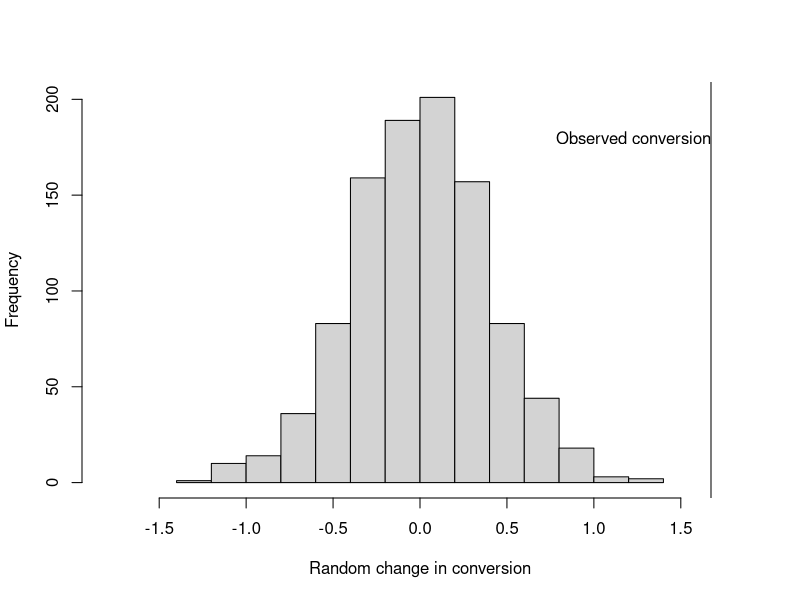

Recreate this plot in R.
## ---- chunk 1

perm_fun <- function(x, n1, n2) {
  n <- n1 + n2
  idx_b <- sample(1:n, n1)
  idx_a <- setdiff(1:n, idx_b)
  mean_diff <- mean(x[idx_b]) - mean(x[idx_a]) 
  return(mean_diff)
}


obs_pct_diff<-100*(6645/23175-7339/27182)
conversion<-c(rep(0, 36373), rep(1, 13984))
perm_diffs <-rep(0, 1000)

for(i in 1:1000){
  perm_diffs[i] <- 100*perm_fun(conversion, 27182, 23175)
}

hist(perm_diffs, xlab='Random change in conversion', xlim = c(-1.8, 1.8), main = "")
abline(v = obs_pct_diff)
text(x=obs_pct_diff, y=180, labels = "Observed conversion", adj=1)
